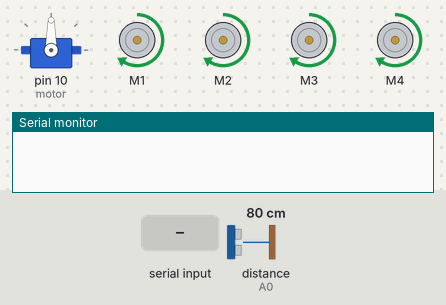
A sketch run on a simulated Arduino Uno, built with avr-gcc and run on an emulated ATmega328P. On the bench: servo, 4 × DC motor (green arrow = forward, orange = backward, longer = faster), the last lines printed to the serial monitor. Wiring (inferred from the names in the program): ultrasonic range finder: trigger A1; echo A0. The inputs (shaded band) are chosen by the test bench; at power-on: distance to the obstacle (sensor on A0) 80 cm. The echo pulse lasts 58.3 µs per cm; the audio player accepts every command and is not drawn.

Above: at 1.7 s.
1.8 s: "<F>" received over Serial
At 2.4 s:
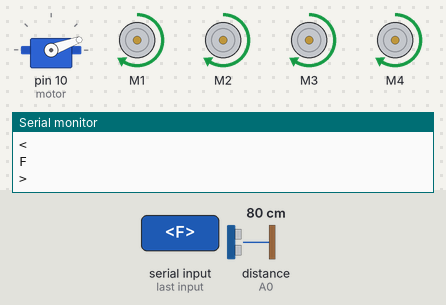
At 4.1 s:
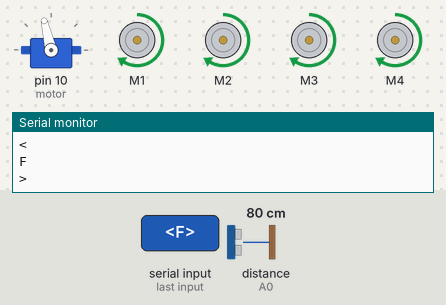
4.6 s: distance to the obstacle (sensor on A0) set to 15 cm
6.1 s: distance to the obstacle (sensor on A0) set to 12 cm
At 6.8 s:
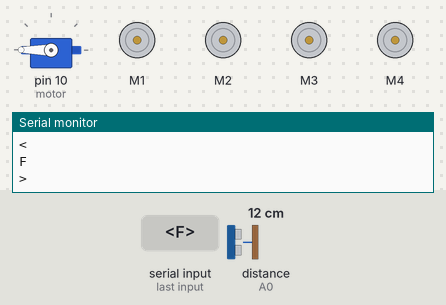
At 7.6 s:
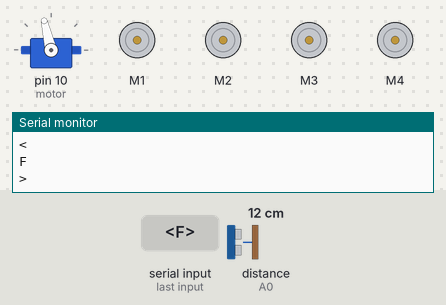
9.1 s: byte 83 ('S') received over Serial
12.1 s: distance to the obstacle (sensor on A0) set to 23 cm
15.1 s: distance to the obstacle (sensor on A0) set to 17 cm
Timing chart, 0 to 18.1 s (numbered marks = the images above; inputs shaded):
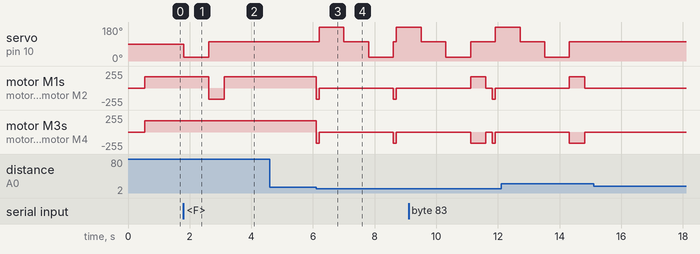

The sketch:

Voice_Controlled_Robot.ino
```cpp
#include <Servo.h>
#include <AFMotor.h>
#include <DFRobotDFPlayerMini.h>
#include <SoftwareSerial.h>

#define Echo A0
#define Trig A1
#define motor 10
#define Speed 170
#define spoint 103

char value;
int distance;
int Left;
int Right;
int L = 0;
int R = 0;
int L1 = 0;
int R1 = 0;

Servo servo;
AF_DCMotor M1(1);
AF_DCMotor M2(2);
AF_DCMotor M3(3);
AF_DCMotor M4(4);

SoftwareSerial mySerial(10, 11);
DFRobotDFPlayerMini myDFPlayer;

void setup() {
  Serial.begin(9600);
  pinMode(Trig, OUTPUT);
  pinMode(Echo, INPUT);
  servo.attach(motor);
  M1.setSpeed(Speed);
  M2.setSpeed(Speed);
  M3.setSpeed(Speed);
  M4.setSpeed(Speed);
  mySerial.begin(9600);
  if (!myDFPlayer.begin(mySerial)) {
    while (true);
  }
  myDFPlayer.volume(20);
  myDFPlayer.play(1);
}

void loop() {
  Obstacle();
  Bluetoothcontrol();
  voicecontrol();
}

void Bluetoothcontrol() {
  if (Serial.available() > 0) {
    value = Serial.read();
    Serial.println(value);
  }
  if (value == 'F') {
    forward();
  } else if (value == 'B') {
    backward();
  } else if (value == 'L') {
    left();
  } else if (value == 'R') {
    right();
  } else if (value == 'S') {
    Stop();
  }
}

void Obstacle() {
  distance = ultrasonic();
  if (distance <= 12) {
    Stop();
    backward();
    delay(100);
    Stop();
    L = leftsee();
    servo.write(spoint);
    delay(800);
    R = rightsee();
    servo.write(spoint);
    if (L < R) {
      right();
      delay(500);
      Stop();
      delay(200);
    } else if (L > R) {
      left();
      delay(500);
      Stop();
      delay(200);
    }
  } else {
    forward();
  }
}

void voicecontrol() {
  if (Serial.available() > 0) {
    value = Serial.read();
    Serial.println(value);
    if (value == '^') {
      forward();
    } else if (value == '-') {
      backward();
    } else if (value == '<') {
      L = leftsee();
      servo.write(spoint);
      if (L >= 10 ) {
        left();
        delay(500);
        Stop();
      } else if (L < 10) {
        Stop();
      }
    } else if (value == '>') {
      R = rightsee();
      servo.write(spoint);
      if (R >= 10 ) {
        right();
        delay(500);
        Stop();
      } else if (R < 10) {
        Stop();
      }
    } else if (value == '*') {
      Stop();
    } else if (value == 'C') {
      countFunction();
    }
  }
}

int ultrasonic() {
  digitalWrite(Trig, LOW);
  delayMicroseconds(4);
  digitalWrite(Trig, HIGH);
  delayMicroseconds(10);
  digitalWrite(Trig, LOW);
  long t = pulseIn(Echo, HIGH);
  long cm = t / 29 / 2;
  return cm;
}

void forward() {
  M1.run(FORWARD);
  M2.run(FORWARD);
  M3.run(FORWARD);
  M4.run(FORWARD);
}

void backward() {
  M1.run(BACKWARD);
  M2.run(BACKWARD);
  M3.run(BACKWARD);
  M4.run(BACKWARD);
}

void right() {
  M1.run(BACKWARD);
  M2.run(BACKWARD);
  M3.run(FORWARD);
  M4.run(FORWARD);
}

void left() {
  M1.run(FORWARD);
  M2.run(FORWARD);
  M3.run(BACKWARD);
  M4.run(BACKWARD);
}

void Stop() {
  M1.run(RELEASE);
  M2.run(RELEASE);
  M3.run(RELEASE);
  M4.run(RELEASE);
}

int rightsee() {
  servo.write(20);
  delay(800);
  Left = ultrasonic();
  return Left;
}

int leftsee() {
  servo.write(180);
  delay(800);
  Right = ultrasonic();
  return Right;
}

void countFunction() {
  for (int i = 2; i <= 20; i++) {
    myDFPlayer.play(i);
    delay(1000);
  }
}
```

Measured:
- the behaviour switches between 14 and 13 cm on distance to the obstacle (sensor on A0) (found by bisection; images 2 and 3)
- after the input at 1.8 s, servo on pin 10 (motor): 90° → 20° at once, → 103° 0.81 s later; motor M1, motor M2: forward 170/255 → backward 170/255 after 0.81 s, → forward 170/255 0.51 s later
- after the input at 6.1 s, servo on pin 10 (motor): 103° → 180° after 0.10 s, → 103° 0.80 s later, → 20° 0.80 s later, → 103° 0.80 s later, … (5 changes in this stretch); motor M1–4: alternates backward 170/255 for 0.10 s and stopped for 2.4 s, starting at once
